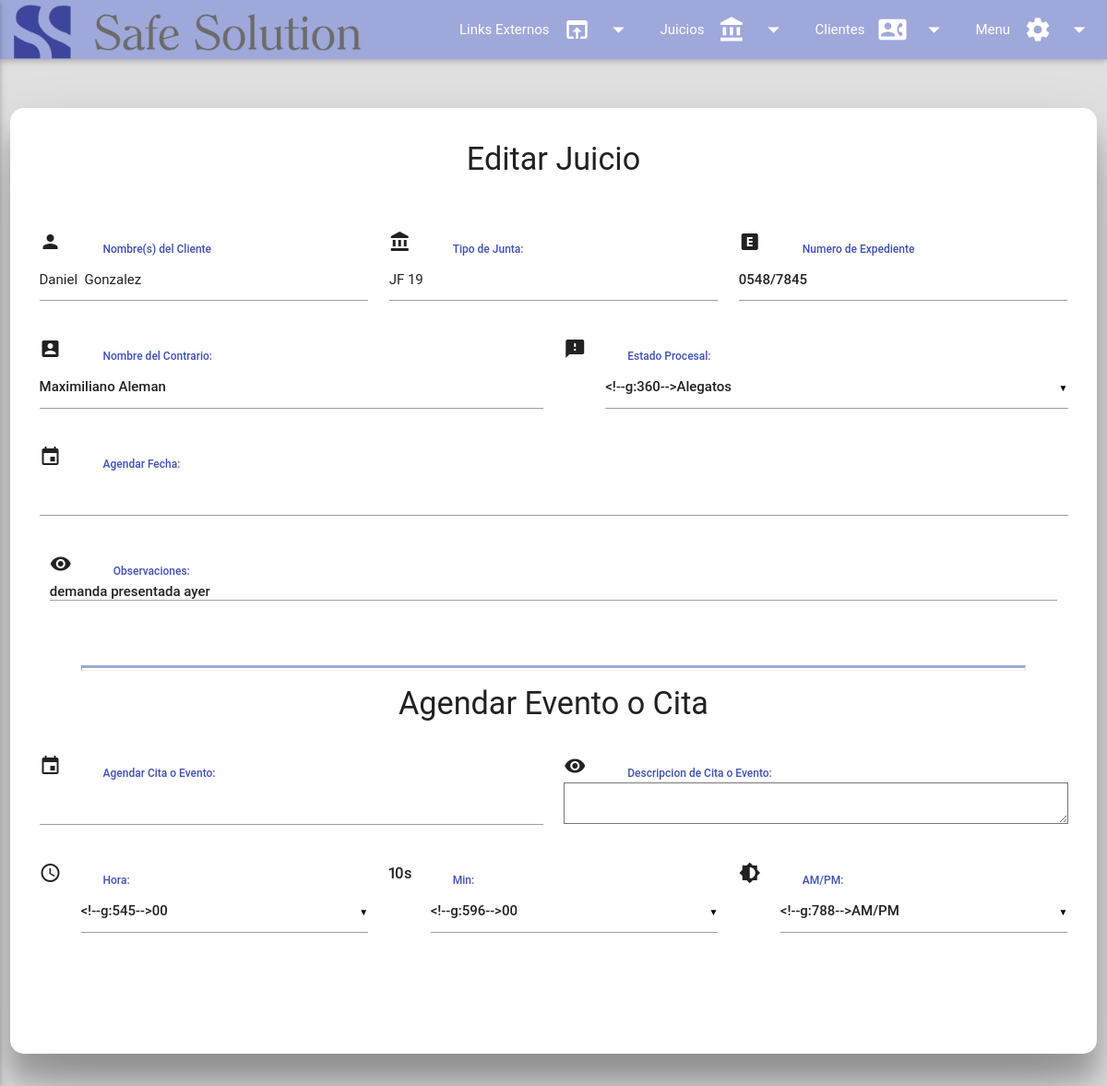
The page /phps/Editar_juicio2.php?id=2 (signed in) on the database its author committed.
### tables this page shows
CREATE TABLE IF NOT EXISTS `juicios` (
  `id_juicio` int(11) NOT NULL AUTO_INCREMENT,
  `nombre_cliente` varchar(100) NOT NULL,
  `tipo_junta` varchar(15) NOT NULL,
  `num_expediente` varchar(15) NOT NULL,
  `nom_contrario` varchar(100) NOT NULL,
  `fecha_demanda` date NOT NULL,
  `tipo_demanda` varchar(100) NOT NULL,
  `fecha_registro_cliente` date NOT NULL,
  `anticipo` int(10) NOT NULL,
  `vendedor` varchar(20) NOT NULL,
  `estado_procesal` varchar(100) NOT NULL,
  `fecha_extra` date NOT NULL,
  `observaciones` varchar(500) NOT NULL,
  PRIMARY KEY (`id_juicio`),
  UNIQUE KEY `nombre_cliente` (`nombre_cliente`,`num_expediente`)
);

### phps/Editar_juicio2.php (the view, shortened to what this page needs)
<!DOCTYPE html>
<html>
  <head>
    <link type="text/css" rel="stylesheet" href="../css/materialize.css"  media="screen,projection"/>
  </head>
  <body class="grey lighten-2">
  <?php
$id=$_GET['id'];
$conexion = crearConexion();
$sql6 = "SELECT * FROM juicios Where id_juicio=$id";
$resultado6 = $conexion -> query($sql6);
$fila6 = mysqli_fetch_object($resultado6);
$nombre_cliente = $fila6->nombre_cliente;
$tipo_junta = $fila6->tipo_junta;
$num_expediente = $fila6->num_expediente;
$nom_contrario = $fila6->nom_contrario;
$observaciones = $fila6->observaciones;
?>
    <nav>
      <div class="nav-wrapper">
        <a href="#!" class="brand-logo"><img  src="../images/Safe(1).png"></a>
        <ul class="right hide-on-med-and-down">
          <li><a class="dropdown-button" href="#!" data-activates="dropdown5"><i class="material-icons right">arrow_drop_down</i>Links Externos<i class="material-icons right">open_in_browser</i></a></li>
          <li><a class="dropdown-button" href="#!" data-activates="dropdown2"><i class="material-icons right">arrow_drop_down</i>Juicios<i class="material-icons right">account_balance</i></a></li>
          <li><a class="dropdown-button" href="#!" data-activates="dropdown1"><i class="material-icons right">arrow_drop_down</i>Clientes<i class="material-icons right">contact_phone</i></a></li>
          <li><a class="dropdown-button" href="#!" data-activates="dropdown3"><i class="material-icons right">arrow_drop_down</i>Menu<i class="material-icons right">settings</i></a></li>
        </ul>
      </div>
    </nav>
    <br><br>
    <div class="row">
      <form class="col s12" action="Actualizar_juicios.php" method="POST">
        <div class="card-panel z-depth-5">
          <h4 align="center">Editar Juicio</h4><br><br>
          <div class="row">
            <div class="col s12 m4 l4">
              <i class="material-icons prefix">person</i><label><strong>Nombre(s) del Cliente</strong></label><input type="text" id="nombre_cliente" value="<?php print $nombre_cliente; ?>"  name="nombre_cliente" class="validate" length="30">
            </div>
            <div class="col s12 m4 l4"><i class="material-icons prefix">account_balance</i><label for="icon_prefix2"><strong>Tipo de Junta:</strong></label><input type="text" id="junta" value="<?php print $tipo_junta; ?>"  name="junta" class="validate" length="20">
          </div><strong>
          <div class="col s12 m4 l4"><i class="material-icons prefix">explicit</i><label for="icon_prefix2"><strong>Numero de Expediente</strong></label><input type="text"  id="expediente" value="<?php print $num_expediente; ?>"  name="expediente" class="validate" length="15">
        </div>
      </div>
      <div class="row">
        <div class="col s12  m6">
          <i class="material-icons prefix">account_box</i><label for="icon_prefix2"><strong>Nombre del Contrario:</strong></label><input type="text" id="nom_contrario" name="nom_contrario" value="<?php print $nom_contrario; ?>"  class="validate" length="500">
        </div>
        <div class="col s12  m6">
          <i class="material-icons prefix">feedback</i><label for="icon_prefix2"><strong>Estado Procesal:</strong></label>
      </div>
    </div>
    <div class="row">
            <div class="col s12"><i class="material-icons prefix">event</i><label for="icon_prefix2"><strong>Agendar Fecha:</strong></label><input type="date" required="" id="fecha_agenda" name="fecha_agenda"  class="datepicker">
            </div>
           </div>
    <div class="row">
      <div class="col s12">
        <div class="col s12 ">
          <i class="material-icons prefix"></i><label for="icon_prefix2"><strong>Observaciones:</strong></label><input type="text" id="observaciones" name="observaciones" value="<?php print $observaciones; ?>" class="materialize-textarea" length="500">
        </div>
      </div>
    </div><br>
    <hr>
    <h4 align="center">Agendar Evento o Cita</h4><br>
    <div class="row">
            <div class="col s12 m6"><i class="material-icons prefix">event</i><label for="icon_prefix2"><strong>Agendar Cita o Evento:</strong></label><input type="date" required="" id="fecha_agenda" name="fecha_agenda"  class="datepicker">
            </div>
          <div class="col s12 m6">
          <i class="material-icons prefix">visibility</i><label for="icon_prefix2"><strong>Descripcion de Cita o Evento:</strong></label><textarea name="decr_eve" id="decr_eve" class="validate"  length="20" ></textarea>
        </div>
    </div>
   <div class="row">
    <div class="col s12 m4 l4"><i class="material-icons prefix">access_time</i><label for="icon_prefix2"><strong>Hora:</strong></label>
</div>
                <div class="col s12 m4 l4"><i class="material-icons prefix">timer_10</i><label for="icon_prefix2"><strong>Min:</strong></label>
</div>
               <div class="col s12 m4 l4"><i class="material-icons prefix">brightness_medium</i><label for="icon_prefix2"><strong>AM/PM:</strong></label>
</div>
      </div>
    <div class="row">
      <div class="col s12 m4 l4">
        <button class="btn waves-effect waves-light input-field col s12" type="submit" name="submit" value="Actualizar">Actualizar
        <i class="material-icons right">update</i>
        </button>
      </div>
      <div class="col s12 m4 l4">
        <button class="btn waves-effect waves-light input-field col s12" type="submit" name="submit" value="Eliminar">Eliminar
        <i class="material-icons right">delete_forever</i>
        </button>
      </div>
      <div class="col s12 m4 l4">
        <button class="btn waves-effect waves-light input-field col s12" type="button" name="action"  onclick = "redireccionar1()">Cancelar
        <i class="material-icons right">cancel</i>
        </button>
      </div>
    </div>
  </form>
</div>
</body>
</html>

### rows shown on the page
juicios: nombre_cliente "Daniel Gonzalez", junta "JF 19", expediente "0548/7845", nom_contrario "Maximiliano Aleman", observaciones "demanda presentada ayer"
